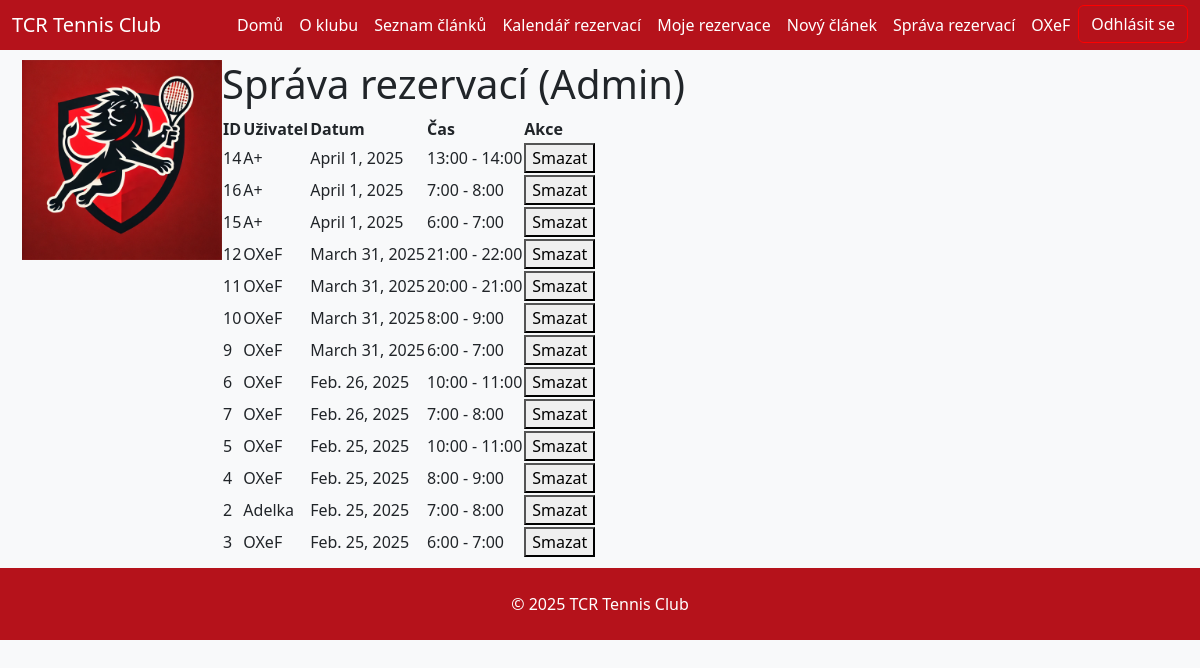
/reservation/admin/ (signed in), run on an earlier commit of the app's database.
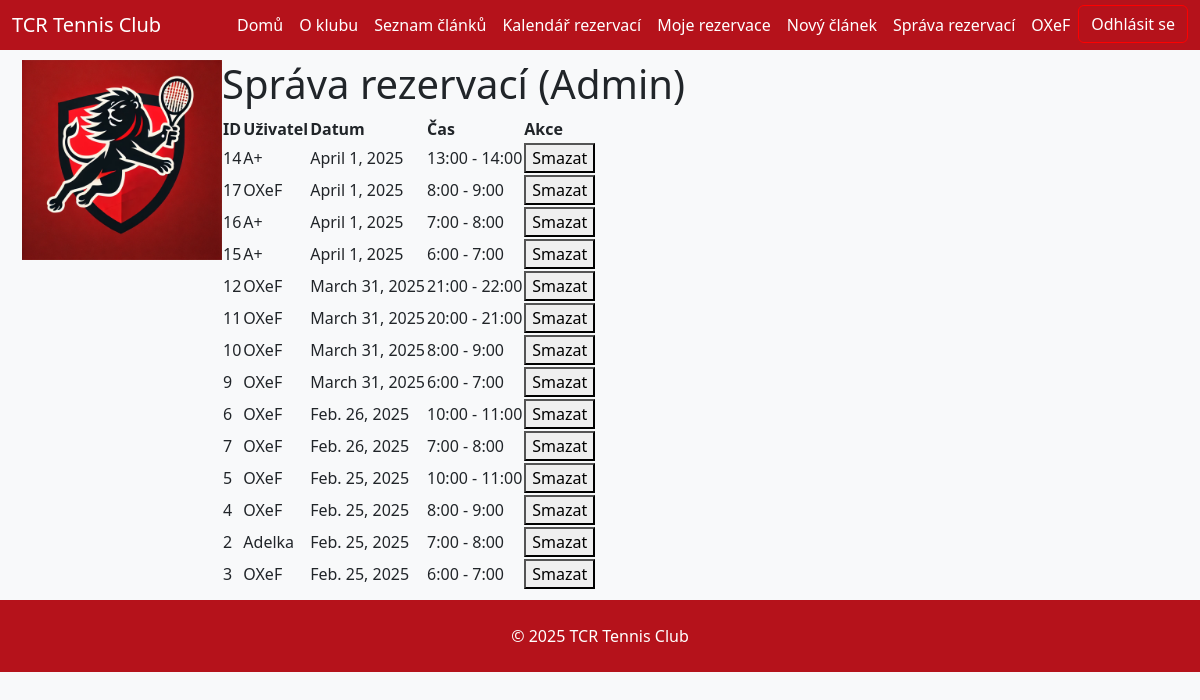
And on a later commit of the database.
### reservation/models.py (models this page shows, shortened)
class Reservation(models.Model):
    user = models.ForeignKey(
        settings.AUTH_USER_MODEL,  # Použijeme dynamický odkaz na custom uživatele
        on_delete=models.CASCADE,
        related_name='reservations'
    )
    date = models.DateField()
    start_hour = models.PositiveSmallIntegerField()
    end_hour = models.PositiveSmallIntegerField()
    created_at = models.DateTimeField(auto_now_add=True)
    updated_at = models.DateTimeField(auto_now=True)
    class Meta:
        constraints = [
            models.CheckConstraint(
                check=models.Q(start_hour__gte=6) & models.Q(start_hour__lte=21),
                name='valid_start_hour'
            ),
            models.CheckConstraint(
                check=models.Q(end_hour__gte=7) & models.Q(end_hour__lte=22),
                name='valid_end_hour'
            ),
            models.CheckConstraint(
                check=models.Q(end_hour__gt=models.F('start_hour')),
                name='end_after_start'
            ),
        ]
        ordering = ['date', 'start_hour']

### users/models.py (models this page shows, shortened)
class CustomUser(AbstractUser):
    membership_paid = models.BooleanField(default=False, verbose_name="Zaplacený členský příspěvek")
    roles = models.ManyToManyField(Role, through='UserRole', related_name="users", blank=True)

### reservation/views.py (the view)
# urls.py: path('admin/', views.admin_reservations_view, name='admin_reservations'),
@staff_member_required
def admin_reservations_view(request):
    reservations = Reservation.objects.all().order_by('-date', '-start_hour')
    context = {"reservations": reservations}
    return render(request, "admin_reservations.html", context)

### reservation/templates/admin_reservations.html (shortened to what this page needs)
{% extends "base.html" %}
{% load static %}
{% block content %}
<h1>Správa rezervací (Admin)</h1>
<table class="admin-table">
    <thead>
        <tr>
            <th>ID</th>
            <th>Uživatel</th>
            <th>Datum</th>
            <th>Čas</th>
            <th>Akce</th>
        </tr>
    </thead>
    <tbody>
        {% for reservation in reservations %}
        <tr>
            <td>{{ reservation.id }}</td>
            <td>{{ reservation.user.username }}</td>
            <td>{{ reservation.date }}</td>
            <td>{{ reservation.start_hour }}:00 - {{ reservation.end_hour }}:00</td>
            <td>
                <form action="{% url 'delete_reservation' reservation.id %}" method="post">
                    <button type="submit">Smazat</button>
                </form>
            </td>
        </tr>
        {% empty %}
        <tr>
            <td colspan="5">Žádné rezervace nenalezeny.</td>
        </tr>
        {% endfor %}
    </tbody>
</table>
{% endblock %}

What changed in the data, as far as the page shows it:
added Reservation: id "17", user.username "OXeF", date "April 1, 2025", start_hour "8", end_hour "9"
